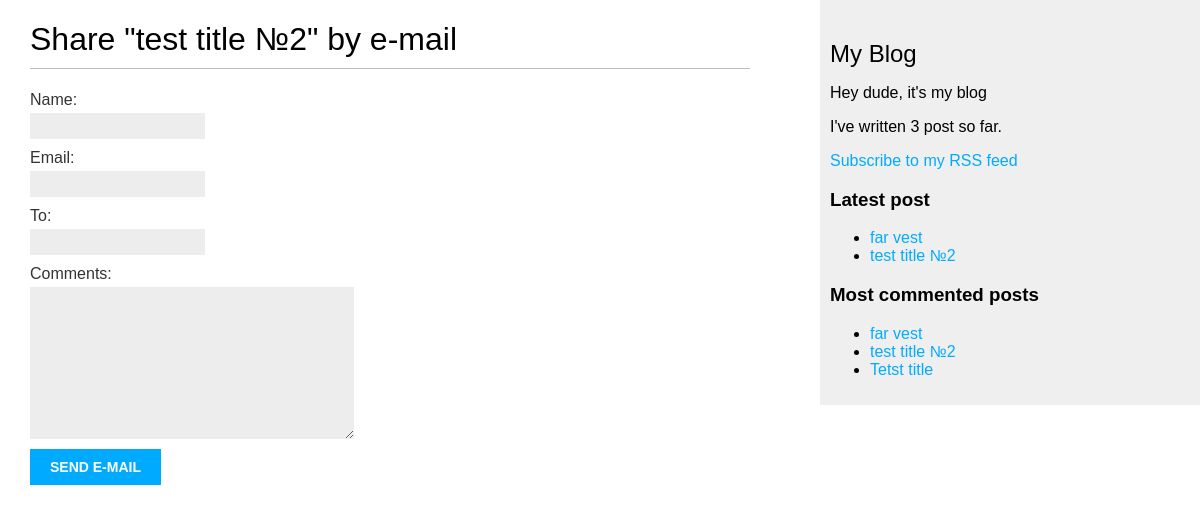
Before: /blog/2/share/ with the older database file.
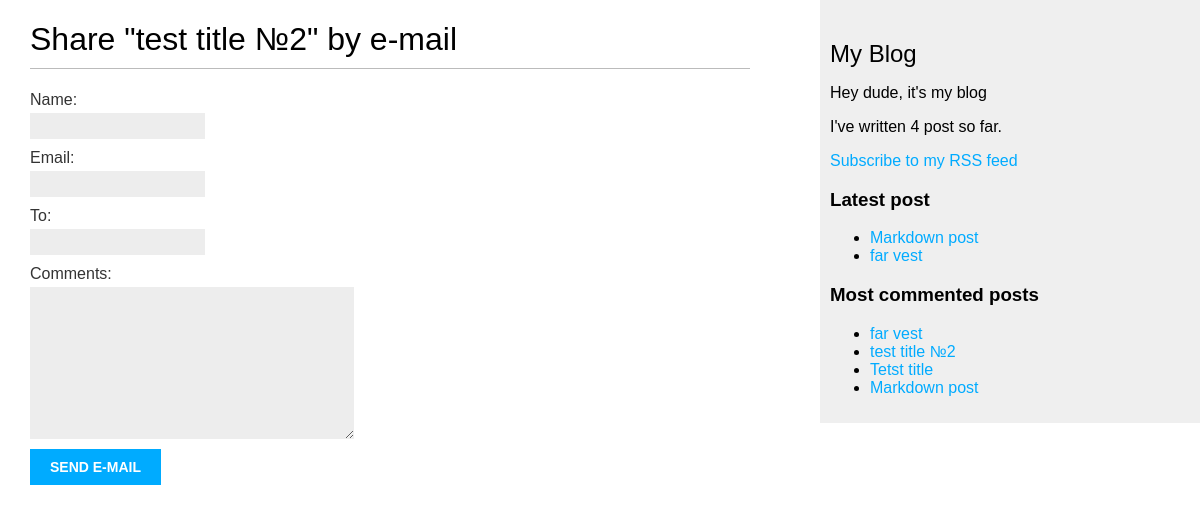
After: the same page with the newer database file.
### blog/models.py (models this page shows, shortened)
class Post(models.Model):
    class Status(models.TextChoices):
        DRAFT = 'DF', 'Draft'
        PUBLISHED = 'PB', 'Published'
    tags = TaggableManager()
    title = models.CharField(max_length=250)
    slug = models.SlugField(max_length=250, unique_for_date='publish')
    body = models.TextField()
    publish = models.DateTimeField(default=timezone.now)
    created = models.DateTimeField(auto_now_add=True)
    updated = models.DateTimeField(auto_now=True)
    status = models.CharField(max_length=2, choices=Status.choices, default=Status.DRAFT)
    author = models.ForeignKey(User, on_delete=models.CASCADE, related_name='blog_posts')
    objects = models.Manager()  # Менеджер, предоставляемый по умолчанию
    published = PublishedManager()  # Конкретно-прикладной менеджер
    class Meta:
        ordering = ['-publish']
        indexes = [
            models.Index(fields=['-publish'])
        ]
    def get_absolute_url(self):
        return reverse('blog:post_detail', args=[self.publish.year, self.publish.month, self.publish.day, self.slug])

### blog/views.py (the view)
# urls.py: path('<int:post_id>/share/', views.post_share, name='post_share'),
def post_share(request, post_id):
    post = get_object_or_404(models.Post, id=post_id, status=models.Post.Status.PUBLISHED)
    sent = False
    if request.method == 'POST':
        form = forms.EmailPostForm(request.POST)
        if form.is_valid():
            cd = form.cleaned_data
            post_url = request.build_absolute_uri(post.get_absolute_url())
            subject = f'{cd["name"]} recommends you read {post.title}'
            message = f'Read {post.title} at {post_url}\n\n {cd["name"]}\'s comments: {cd["comments"]}'
            send_mail(subject, message, 'terragod427@gmil.com', [cd['to']])
            sent = True
    else:
        form = forms.EmailPostForm()
    context = {
        'post': post,
        'form': form,
        'sent': sent
    }
    return render(request, 'blog/post/share.html', context)

### blog/forms.py
class EmailPostForm(forms.Form):
    name = forms.CharField(max_length=250)
    email = forms.EmailField()
    to = forms.EmailField()
    comments = forms.CharField(required=False, widget=forms.Textarea)

### blog/models.py (called while the page is built)
    def get_queryset(self):
        return super().get_queryset().filter(status=Post.Status.PUBLISHED)

### blog/templatetags/blog_tags.py (called while the page is built)
@register.simple_tag
def total_posts():
    return models.Post.published.count()

@register.inclusion_tag('blog/post/includes/show_latest_post.html')
def show_latest_post(count=5):
    latest_posts = models.Post.published.order_by('-publish')[:count]
    return {'latest_posts': latest_posts}

@register.simple_tag
def get_most_commented_posts(count=5):
    max_comment = models.Post.published.annotate(total_comments=Count('comments')).order_by('-total_comments')[:count]
    return max_comment

### blog/templates/blog/post/share.html (shortened to what this page needs)
{% extends "blog/base.html" %}
{%block content%}
{% if sent %}
    <h1>E-mail successfully sent</h1>
    <p>"{{post.title}}" was successfully sent to {{form.cleaned_data.to}}.</p>
{%else%}
    <h1>Share "{{post.title}}" by e-mail</h1>
    <form method="post">
        {{form.as_p}}
        <input type="submit" value="Send e-mail">
    </form>
{%endif%}
{%endblock%}

### blog/templates/blog/base.html (shortened to what this page needs)
{% load static %}
{% load blog_tags %}
<!DOCTYPE html>
<html lang="en">
<head>
    <link href="{% static 'css/blog.css' %}" rel="stylesheet">
</head>
<body>
  <div id="content">
    {% block content %}
    {%endblock%}
  </div>
  <div id="sidebar">
      <h2>My Blog</h2>
      <p>Hey dude, it's my blog</p>
      <p>I've written {% total_posts %} post so far.</p>
      <p><a href="{% url 'blog:post_feed' %}">Subscribe to my RSS feed</a></p>
      <h3>Latest post</h3>
      {% show_latest_post 2 %}
      <h3>Most commented posts</h3>
      {% get_most_commented_posts as most_commented_posts %}
      <ul>
          {% for most_commented_post in most_commented_posts %}
          <li><a href="{{most_commented_post.get_absolute_url}}">{{most_commented_post.title}}</a></li>
          {% endfor %}
      </ul>
  </div>
</body>
</html>

### blog/templates/blog/post/includes/show_latest_post.html
<ul>
  {% for latest_post in latest_posts %}
  <li><a href="{{latest_post.get_absolute_url}}">{{latest_post.title}}</a></li>
  {% endfor %}
</ul>

Changed rows visible on the page:
no longer on one of the page's lists (row unchanged): Post: title "test title №2"
added Post: title "Markdown post"
Other visible differences:
text no longer shown: "3"
text now shown: "4"
